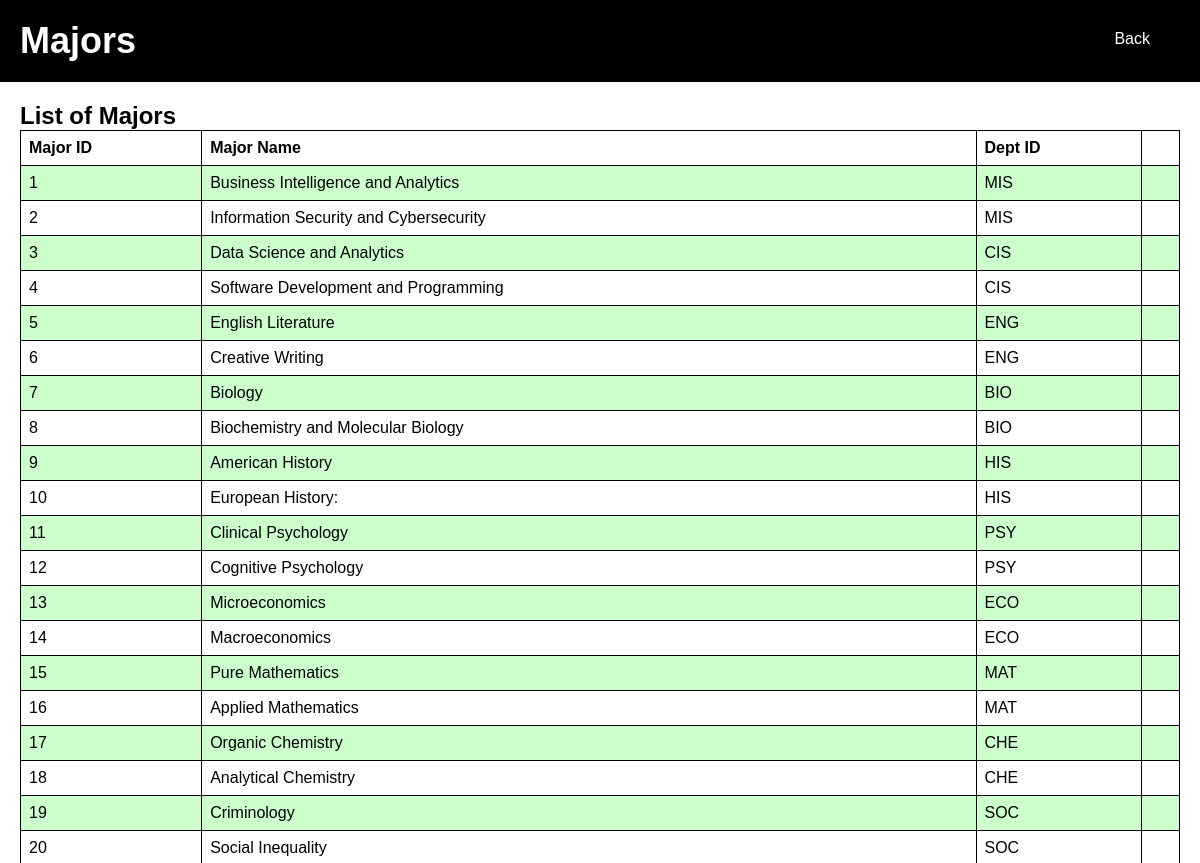
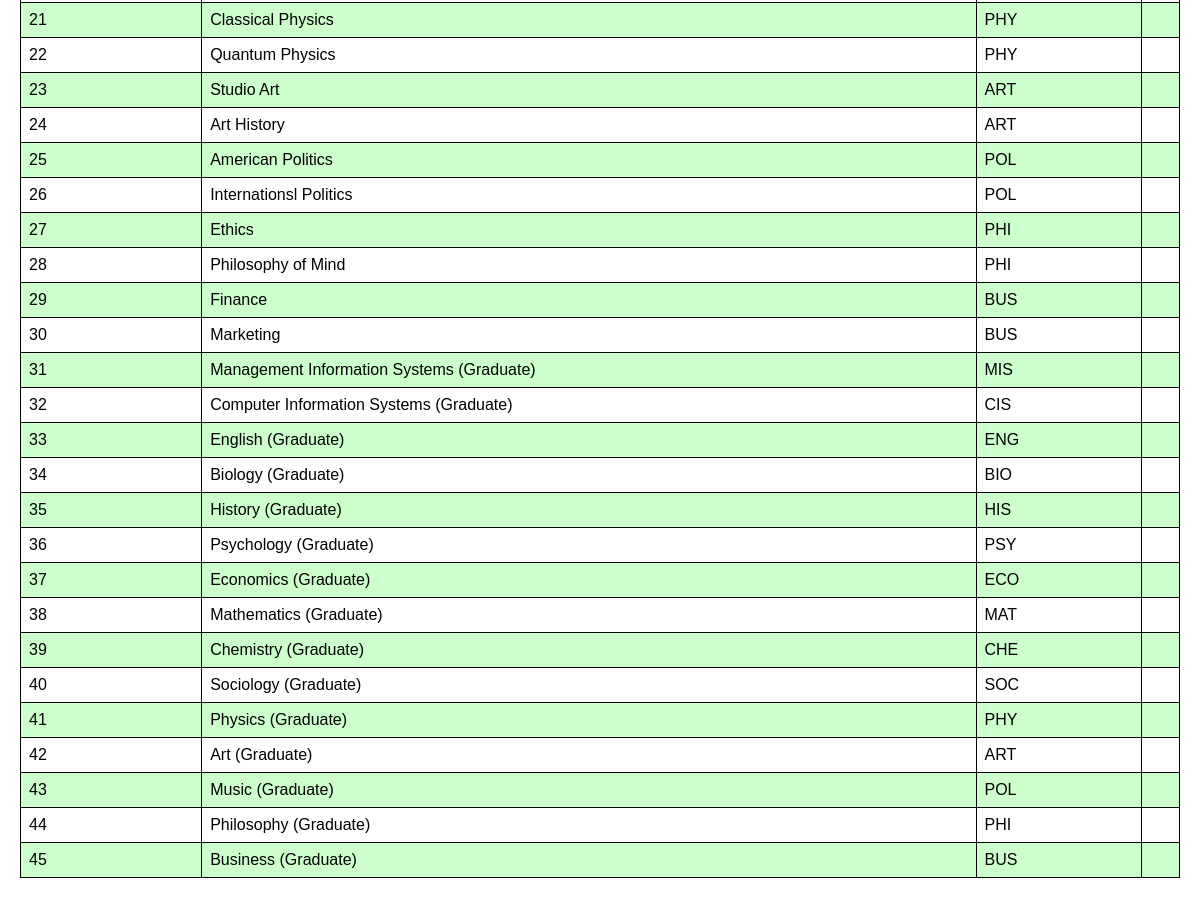
The app's page /Systemsproject/FacMajor1.php with its own data (2 pictures, top to bottom).
### tables this page shows
CREATE TABLE `major` (
  `MajorID` int(11) NOT NULL,
  `DeptID` varchar(25) DEFAULT NULL,
  `MajorName` varchar(300) NOT NULL
);

### Systemsproject/FacMajor1.php (the view, shortened to what this page needs)
<?php
@include 'config1.php';
$query = "SELECT * FROM major";
$result = mysqli_query($conn, $query);
$majors = [];
$counter = 1;
while ($row = mysqli_fetch_assoc($result)) {
    $row['MajorID'] = $counter;
    $majors[] = $row;
    $counter++;
}
?>
<!DOCTYPE html>
<html lang="en">
<head>
   <link rel="stylesheet" href="css/fatman1.css">
</head>
<body>
   <div class="header">
      <h1>Majors</h1>
      <a href="fac_newhome1.php" class="back-button">Back</a>
   </div>
   <div class="major-container">
      <h2>List of Majors</h2>
      <table>
         <tr>
            <th>Major ID</th>
            <th>Major Name</th>
            <th>Dept ID</th>
         </tr>
         <?php foreach ($majors as $major) : ?>
            <tr>
               <td><?php echo $major['MajorID']; ?></td>
               <td><?php echo $major['MajorName']; ?></td>
               <td><?php echo $major['DeptID']; ?></td>
               <td>
               </td>
            </tr>
         <?php endforeach; ?>
      </table>
   </div>
</body>
</html>

### Systemsproject/css/fatman1.css (style rules this page uses)
* { font-family: 'Cursive', sans-serif; margin: 0; padding: 0; box-sizing: border-box; outline: none; border: none; text-decoration: none; }

### Systemsproject/FacMajor1.php (style rules this page uses)
.header { background: #000; color: #fff; padding: 20px; text-align: center; display: flex; justify-content: space-between; }
.header h1 { font-size: 36px; }
.header .back-button { background: #000; color: #fff; padding: 10px 20px; text-decoration: none; border-radius: 5px; margin-right: 10px; }
.major-container { padding: 20px; }
table { width: 100%; border-collapse: collapse; }
table, th, td { border: 1px solid #000; }
th, td { padding: 8px; text-align: left; }
tr:nth-child(even) { background-color: #ccffcc; }

### records on screen
major: MajorID "1", MajorName "Business Intelligence and Analytics", DeptID "MIS"
major: MajorID "2", MajorName "Information Security and Cybersecurity", DeptID "MIS"
major: MajorID "3", MajorName "Data Science and Analytics", DeptID "CIS"
major: MajorID "4", MajorName "Software Development and Programming", DeptID "CIS"
major: MajorID "5", MajorName "English Literature", DeptID "ENG"
major: MajorID "6", MajorName "Creative Writing", DeptID "ENG"
major: MajorID "7", MajorName "Biology", DeptID "BIO"
major: MajorID "8", MajorName "Biochemistry and Molecular Biology", DeptID "BIO"
major: MajorID "9", MajorName "American History", DeptID "HIS"
major: MajorID "10", MajorName "European History:", DeptID "HIS"
major: MajorID "11", MajorName "Clinical Psychology", DeptID "PSY"
major: MajorID "12", MajorName "Cognitive Psychology", DeptID "PSY"
major: MajorID "13", MajorName "Microeconomics", DeptID "ECO"
major: MajorID "14", MajorName "Macroeconomics", DeptID "ECO"
major: MajorID "15", MajorName "Pure Mathematics", DeptID "MAT"
major: MajorID "16", MajorName "Applied Mathematics", DeptID "MAT"
major: MajorID "17", MajorName "Organic Chemistry", DeptID "CHE"
major: MajorID "18", MajorName "Analytical Chemistry", DeptID "CHE"
major: MajorID "19", MajorName "Criminology", DeptID "SOC"
major: MajorID "20", MajorName "Social Inequality", DeptID "SOC"
major: MajorID "21", MajorName "Classical Physics", DeptID "PHY"
major: MajorID "22", MajorName "Quantum Physics", DeptID "PHY"
major: MajorID "23", MajorName "Studio Art", DeptID "ART"
major: MajorID "24", MajorName "Art History", DeptID "ART"
major: MajorID "25", MajorName "American Politics", DeptID "POL"
major: MajorID "26", MajorName "Internationsl Politics", DeptID "POL"
major: MajorID "27", MajorName "Ethics", DeptID "PHI"
major: MajorID "28", MajorName "Philosophy of Mind", DeptID "PHI"
major: MajorID "29", MajorName "Finance", DeptID "BUS"
major: MajorID "30", MajorName "Marketing", DeptID "BUS"
major: MajorID "31", MajorName "Management Information Systems (Graduate)", DeptID "MIS"
major: MajorID "32", MajorName "Computer Information Systems (Graduate)", DeptID "CIS"
major: MajorID "33", MajorName "English (Graduate)", DeptID "ENG"
major: MajorID "34", MajorName "Biology (Graduate)", DeptID "BIO"
major: MajorID "35", MajorName "History (Graduate)", DeptID "HIS"
major: MajorID "36", MajorName "Psychology (Graduate)", DeptID "PSY"
major: MajorID "37", MajorName "Economics (Graduate)", DeptID "ECO"
major: MajorID "38", MajorName "Mathematics (Graduate)", DeptID "MAT"
major: MajorID "39", MajorName "Chemistry (Graduate)", DeptID "CHE"
major: MajorID "40", MajorName "Sociology (Graduate)", DeptID "SOC"
major: MajorID "41", MajorName "Physics (Graduate)", DeptID "PHY"
major: MajorID "42", MajorName "Art (Graduate)", DeptID "ART"
major: MajorID "43", MajorName "Music (Graduate)", DeptID "POL"
major: MajorID "44", MajorName "Philosophy (Graduate)", DeptID "PHI"
major: MajorID "45", MajorName "Business (Graduate)", DeptID "BUS"
